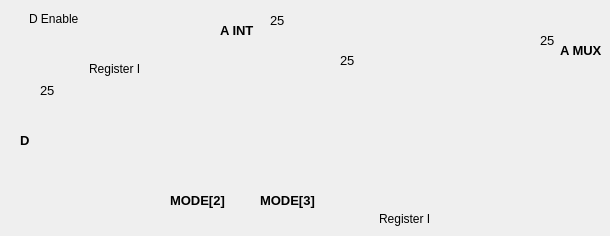
    <widget class="QWidget" name="tabRegD">
     <attribute name="title">
      <string>DSP48 Input D</string>
     </attribute>
     <widget class="QLabel" name="lab_f_d1">
      <property name="geometry">
       <rect>
        <x>40</x>
        <y>120</y>
        <width>132</width>
        <height>107</height>
       </rect>
      </property>
      <property name="sizePolicy">
       <sizepolicy hsizetype="Preferred" vsizetype="Preferred">
        <horstretch>0</horstretch>
        <verstretch>0</verstretch>
       </sizepolicy>
      </property>
      <property name="styleSheet">
       <string notr="true">background: rgba(255,255,255,0%)</string>
      </property>
      <property name="text">
       <string/>
      </property>
      <property name="textFormat">
       <enum>Qt::PlainText</enum>
      </property>
      <property name="pixmap">
       <pixmap resource="ui_res.qrc">:/image/f_d1.png</pixmap>
      </property>
      <property name="scaledContents">
       <bool>false</bool>
      </property>
     </widget>
     <widget class="QLabel" name="lab_m_d">
      <property name="geometry">
       <rect>
        <x>170</x>
        <y>90</y>
        <width>21</width>
        <height>81</height>
       </rect>
      </property>
      <property name="sizePolicy">
       <sizepolicy hsizetype="Preferred" vsizetype="Preferred">
        <horstretch>0</horstretch>
        <verstretch>0</verstretch>
       </sizepolicy>
      </property>
      <property name="styleSheet">
       <string notr="true">background: rgba(255,255,255,0%)</string>
      </property>
      <property name="text">
       <string/>
      </property>
      <property name="textFormat">
       <enum>Qt::PlainText</enum>
      </property>
      <property name="pixmap">
       <pixmap resource="ui_res.qrc">:/image/m_nop.png</pixmap>
      </property>
      <property name="scaledContents">
       <bool>false</bool>
      </property>
     </widget>
     <widget class="QLabel" name="lab_w_d1_mux">
      <property name="geometry">
       <rect>
        <x>40</x>
        <y>100</y>
        <width>132</width>
        <height>52</height>
       </rect>
      </property>
      <property name="sizePolicy">
       <sizepolicy hsizetype="Preferred" vsizetype="Preferred">
        <horstretch>0</horstretch>
        <verstretch>0</verstretch>
       </sizepolicy>
      </property>
      <property name="styleSheet">
       <string notr="true">background: rgba(255,255,255,0%)</string>
      </property>
      <property name="text">
       <string/>
      </property>
      <property name="textFormat">
       <enum>Qt::PlainText</enum>
      </property>
      <property name="pixmap">
       <pixmap resource="ui_res.qrc">:/image/w_d1.png</pixmap>
      </property>
      <property name="scaledContents">
       <bool>false</bool>
      </property>
     </widget>
     <widget class="QLabel" name="lab_t_d">
      <property name="geometry">
       <rect>
        <x>20</x>
        <y>130</y>
        <width>16</width>
        <height>21</height>
       </rect>
      </property>
      <property name="font">
       <font>
        <pointsize>10</pointsize>
        <weight>75</weight>
        <bold>true</bold>
       </font>
      </property>
      <property name="styleSheet">
       <string notr="true">background: rgba(255,255,255,0%)</string>
      </property>
      <property name="text">
       <string>D</string>
      </property>
     </widget>
     <widget class="QLabel" name="lab_f_ad">
      <property name="geometry">
       <rect>
        <x>330</x>
        <y>90</y>
        <width>132</width>
        <height>108</height>
       </rect>
      </property>
      <property name="sizePolicy">
       <sizepolicy hsizetype="Preferred" vsizetype="Preferred">
        <horstretch>0</horstretch>
        <verstretch>0</verstretch>
       </sizepolicy>
      </property>
      <property name="styleSheet">
       <string notr="true">background: rgba(255,255,255,0%)</string>
      </property>
      <property name="text">
       <string/>
      </property>
      <property name="textFormat">
       <enum>Qt::PlainText</enum>
      </property>
      <property name="pixmap">
       <pixmap resource="ui_res.qrc">:/image/f_ad.png</pixmap>
      </property>
      <property name="scaledContents">
       <bool>false</bool>
      </property>
     </widget>
     <widget class="QLabel" name="lab_w_preadd">
      <property name="geometry">
       <rect>
        <x>330</x>
        <y>70</y>
        <width>132</width>
        <height>52</height>
       </rect>
      </property>
      <property name="sizePolicy">
       <sizepolicy hsizetype="Preferred" vsizetype="Preferred">
        <horstretch>0</horstretch>
        <verstretch>0</verstretch>
       </sizepolicy>
      </property>
      <property name="styleSheet">
       <string notr="true">background: rgba(255,255,255,0%)</string>
      </property>
      <property name="text">
       <string/>
      </property>
      <property name="textFormat">
       <enum>Qt::PlainText</enum>
      </property>
      <property name="pixmap">
       <pixmap resource="ui_res.qrc">:/image/w_d1.png</pixmap>
      </property>
      <property name="scaledContents">
       <bool>false</bool>
      </property>
     </widget>
     <widget class="QLabel" name="lab_m_ad">
      <property name="geometry">
       <rect>
        <x>460</x>
        <y>60</y>
        <width>21</width>
        <height>81</height>
       </rect>
      </property>
      <property name="sizePolicy">
       <sizepolicy hsizetype="Preferred" vsizetype="Preferred">
        <horstretch>0</horstretch>
        <verstretch>0</verstretch>
       </sizepolicy>
      </property>
      <property name="styleSheet">
       <string notr="true">background: rgba(255,255,255,0%)</string>
      </property>
      <property name="text">
       <string/>
      </property>
      <property name="textFormat">
       <enum>Qt::PlainText</enum>
      </property>
      <property name="pixmap">
       <pixmap resource="ui_res.qrc">:/image/m_nop.png</pixmap>
      </property>
      <property name="scaledContents">
       <bool>false</bool>
      </property>
     </widget>
     <widget class="QLabel" name="lab_a_add">
      <property name="geometry">
       <rect>
        <x>260</x>
        <y>100</y>
        <width>71</width>
        <height>92</height>
       </rect>
      </property>
      <property name="sizePolicy">
       <sizepolicy hsizetype="Preferred" vsizetype="Preferred">
        <horstretch>0</horstretch>
        <verstretch>0</verstretch>
       </sizepolicy>
      </property>
      <property name="styleSheet">
       <string notr="true">background: rgba(255,255,255,0%)</string>
      </property>
      <property name="text">
       <string/>
      </property>
      <property name="textFormat">
       <enum>Qt::PlainText</enum>
      </property>
      <property name="pixmap">
       <pixmap resource="ui_res.qrc">:/image/pre_add.png</pixmap>
      </property>
      <property name="scaledContents">
       <bool>false</bool>
      </property>
     </widget>
     <widget class="QLabel" name="lab_g_and">
      <property name="geometry">
       <rect>
        <x>230</x>
        <y>130</y>
        <width>52</width>
        <height>41</height>
       </rect>
      </property>
      <property name="sizePolicy">
       <sizepolicy hsizetype="Preferred" vsizetype="Preferred">
        <horstretch>0</horstretch>
        <verstretch>0</verstretch>
       </sizepolicy>
      </property>
      <property name="styleSheet">
       <string notr="true">background: rgba(255,255,255,0%)</string>
      </property>
      <property name="text">
       <string/>
      </property>
      <property name="textFormat">
       <enum>Qt::PlainText</enum>
      </property>
      <property name="pixmap">
       <pixmap resource="ui_res.qrc">:/image/g_and.png</pixmap>
      </property>
      <property name="scaledContents">
       <bool>false</bool>
      </property>
     </widget>
     <widget class="QLabel" name="lab_m_mux_a">
      <property name="geometry">
       <rect>
        <x>510</x>
        <y>10</y>
        <width>21</width>
        <height>81</height>
       </rect>
      </property>
      <property name="sizePolicy">
       <sizepolicy hsizetype="Preferred" vsizetype="Preferred">
        <horstretch>0</horstretch>
        <verstretch>0</verstretch>
       </sizepolicy>
      </property>
      <property name="styleSheet">
       <string notr="true">background: rgba(255,255,255,0%)</string>
      </property>
      <property name="text">
       <string/>
      </property>
      <property name="textFormat">
       <enum>Qt::PlainText</enum>
      </property>
      <property name="pixmap">
       <pixmap resource="ui_res.qrc">:/image/m_nop.png</pixmap>
      </property>
      <property name="scaledContents">
       <bool>false</bool>
      </property>
     </widget>
     <widget class="QLabel" name="lab_w_mux_x">
      <property name="geometry">
       <rect>
        <x>530</x>
        <y>50</y>
        <width>22</width>
        <height>2</height>
       </rect>
      </property>
      <property name="sizePolicy">
       <sizepolicy hsizetype="Preferred" vsizetype="Preferred">
        <horstretch>0</horstretch>
        <verstretch>0</verstretch>
       </sizepolicy>
      </property>
      <property name="styleSheet">
       <string notr="true">background: rgba(255,255,255,0%)</string>
      </property>
      <property name="text">
       <string/>
      </property>
      <property name="textFormat">
       <enum>Qt::PlainText</enum>
      </property>
      <property name="pixmap">
       <pixmap resource="ui_res.qrc">:/image/short_w.png</pixmap>
      </property>
      <property name="scaledContents">
       <bool>false</bool>
      </property>
     </widget>
     <widget class="QLabel" name="lab_w_and_m2">
      <property name="geometry">
       <rect>
        <x>190</x>
        <y>130</y>
        <width>42</width>
        <height>12</height>
       </rect>
      </property>
      <property name="sizePolicy">
       <sizepolicy hsizetype="Preferred" vsizetype="Preferred">
        <horstretch>0</horstretch>
        <verstretch>0</verstretch>
       </sizepolicy>
      </property>
      <property name="styleSheet">
       <string notr="true">background: rgba(255,255,255,0%)</string>
      </property>
      <property name="text">
       <string/>
      </property>
      <property name="textFormat">
       <enum>Qt::PlainText</enum>
      </property>
      <property name="pixmap">
       <pixmap resource="ui_res.qrc">:/image/z_short_w.png</pixmap>
      </property>
      <property name="scaledContents">
       <bool>false</bool>
      </property>
     </widget>
     <widget class="QLabel" name="lab_w_fad_mux">
      <property name="geometry">
       <rect>
        <x>480</x>
        <y>70</y>
        <width>32</width>
        <height>32</height>
       </rect>
      </property>
      <property name="sizePolicy">
       <sizepolicy hsizetype="Preferred" vsizetype="Preferred">
        <horstretch>0</horstretch>
        <verstretch>0</verstretch>
       </sizepolicy>
      </property>
      <property name="styleSheet">
       <string notr="true">background: rgba(255,255,255,0%)</string>
      </property>
      <property name="text">
       <string/>
      </property>
      <property name="textFormat">
       <enum>Qt::PlainText</enum>
      </property>
      <property name="pixmap">
       <pixmap resource="ui_res.qrc">:/image/z_long_w.png</pixmap>
      </property>
      <property name="scaledContents">
       <bool>false</bool>
      </property>
     </widget>
     <widget class="QLabel" name="lab_w_aint_add">
      <property name="geometry">
       <rect>
        <x>260</x>
        <y>30</y>
        <width>38</width>
        <height>78</height>
       </rect>
      </property>
      <property name="sizePolicy">
       <sizepolicy hsizetype="Preferred" vsizetype="Preferred">
        <horstretch>0</horstretch>
        <verstretch>0</verstretch>
       </sizepolicy>
      </property>
      <property name="styleSheet">
       <string notr="true">background: rgba(255,255,255,0%)</string>
      </property>
      <property name="text">
       <string/>
      </property>
      <property name="textFormat">
       <enum>Qt::PlainText</enum>
      </property>
      <property name="pixmap">
       <pixmap resource="ui_res.qrc">:/image/dsp_w.png</pixmap>
      </property>
      <property name="scaledContents">
       <bool>false</bool>
      </property>
     </widget>
     <widget class="QLabel" name="lab_w_aint_mux_a">
      <property name="geometry">
       <rect>
        <x>260</x>
        <y>30</y>
        <width>252</width>
        <height>2</height>
       </rect>
      </property>
      <property name="sizePolicy">
       <sizepolicy hsizetype="Preferred" vsizetype="Preferred">
        <horstretch>0</horstretch>
        <verstretch>0</verstretch>
       </sizepolicy>
      </property>
      <property name="styleSheet">
       <string notr="true">background: rgba(255,255,255,0%)</string>
      </property>
      <property name="text">
       <string/>
      </property>
      <property name="textFormat">
       <enum>Qt::PlainText</enum>
      </property>
      <property name="pixmap">
       <pixmap resource="ui_res.qrc">:/image/long_w.png</pixmap>
      </property>
      <property name="scaledContents">
       <bool>false</bool>
      </property>
     </widget>
     <widget class="QLabel" name="lab_w_m2">
      <property name="geometry">
       <rect>
        <x>200</x>
        <y>160</y>
        <width>32</width>
        <height>32</height>
       </rect>
      </property>
      <property name="sizePolicy">
       <sizepolicy hsizetype="Preferred" vsizetype="Preferred">
        <horstretch>0</horstretch>
        <verstretch>0</verstretch>
       </sizepolicy>
      </property>
      <property name="styleSheet">
       <string notr="true">background: rgba(255,255,255,0%)</string>
      </property>
      <property name="text">
       <string/>
      </property>
      <property name="textFormat">
       <enum>Qt::PlainText</enum>
      </property>
      <property name="pixmap">
       <pixmap resource="ui_res.qrc">:/image/z_long_w.png</pixmap>
      </property>
      <property name="scaledContents">
       <bool>false</bool>
      </property>
     </widget>
     <widget class="QLabel" name="lab_t_mux_a">
      <property name="geometry">
       <rect>
        <x>560</x>
        <y>40</y>
        <width>41</width>
        <height>21</height>
       </rect>
      </property>
      <property name="font">
       <font>
        <pointsize>10</pointsize>
        <weight>75</weight>
        <bold>true</bold>
       </font>
      </property>
      <property name="styleSheet">
       <string notr="true">background: rgba(255,255,255,0%)</string>
      </property>
      <property name="text">
       <string>A MUX</string>
      </property>
     </widget>
     <widget class="QLabel" name="lab_t_m3">
      <property name="geometry">
       <rect>
        <x>260</x>
        <y>190</y>
        <width>61</width>
        <height>21</height>
       </rect>
      </property>
      <property name="font">
       <font>
        <pointsize>10</pointsize>
        <weight>75</weight>
        <bold>true</bold>
       </font>
      </property>
      <property name="styleSheet">
       <string notr="true">background: rgba(255,255,255,0%)</string>
      </property>
      <property name="text">
       <string>MODE[3]</string>
      </property>
     </widget>
     <widget class="QLabel" name="lab_t_m2">
      <property name="geometry">
       <rect>
        <x>170</x>
        <y>190</y>
        <width>61</width>
        <height>21</height>
       </rect>
      </property>
      <property name="font">
       <font>
        <pointsize>10</pointsize>
        <weight>75</weight>
        <bold>true</bold>
       </font>
      </property>
      <property name="styleSheet">
       <string notr="true">background: rgba(255,255,255,0%)</string>
      </property>
      <property name="text">
       <string>MODE[2]</string>
      </property>
     </widget>
     <widget class="QLabel" name="lab_t_aint">
      <property name="geometry">
       <rect>
        <x>220</x>
        <y>20</y>
        <width>41</width>
        <height>21</height>
       </rect>
      </property>
      <property name="font">
       <font>
        <pointsize>10</pointsize>
        <weight>75</weight>
        <bold>true</bold>
       </font>
      </property>
      <property name="styleSheet">
       <string notr="true">background: rgba(255,255,255,0%)</string>
      </property>
      <property name="text">
       <string>A INT</string>
      </property>
     </widget>
     <widget class="QCheckBox" name="cb_reg0_d">
      <property name="geometry">
       <rect>
        <x>70</x>
        <y>60</y>
        <width>70</width>
        <height>17</height>
       </rect>
      </property>
      <property name="styleSheet">
       <string notr="true">background: rgba(255,255,255,0%)</string>
      </property>
      <property name="text">
       <string>Register I</string>
      </property>
     </widget>
     <widget class="QCheckBox" name="cb_reg1_d">
      <property name="geometry">
       <rect>
        <x>360</x>
        <y>210</y>
        <width>70</width>
        <height>17</height>
       </rect>
      </property>
      <property name="styleSheet">
       <string notr="true">background: rgba(255,255,255,0%)</string>
      </property>
      <property name="text">
       <string>Register I</string>
      </property>
     </widget>
     <widget class="QLabel" name="lab_w_and_add">
      <property name="geometry">
       <rect>
        <x>260</x>
        <y>150</y>
        <width>22</width>
        <height>2</height>
       </rect>
      </property>
      <property name="sizePolicy">
       <sizepolicy hsizetype="Preferred" vsizetype="Preferred">
        <horstretch>0</horstretch>
        <verstretch>0</verstretch>
       </sizepolicy>
      </property>
      <property name="styleSheet">
       <string notr="true">background: rgba(255,255,255,0%)</string>
      </property>
      <property name="text">
       <string/>
      </property>
      <property name="textFormat">
       <enum>Qt::PlainText</enum>
      </property>
      <property name="pixmap">
       <pixmap resource="ui_res.qrc">:/image/short_w.png</pixmap>
      </property>
      <property name="scaledContents">
       <bool>false</bool>
      </property>
     </widget>
     <widget class="QCheckBox" name="cb_io_d_en">
      <property name="geometry">
       <rect>
        <x>10</x>
        <y>10</y>
        <width>70</width>
        <height>17</height>
       </rect>
      </property>
      <property name="styleSheet">
       <string notr="true">background: rgba(255,255,255,0%)</string>
      </property>
      <property name="text">
       <string>D Enable</string>
      </property>
     </widget>
     <widget class="QLabel" name="lab_d_bw_2">
      <property name="geometry">
       <rect>
        <x>340</x>
        <y>50</y>
        <width>31</width>
        <height>21</height>
       </rect>
      </property>
      <property name="font">
       <font>
        <pointsize>10</pointsize>
        <weight>50</weight>
        <bold>false</bold>
       </font>
      </property>
      <property name="styleSheet">
       <string notr="true">background: rgba(255,255,255,0%)</string>
      </property>
      <property name="text">
       <string>25</string>
      </property>
     </widget>
     <widget class="QLabel" name="lab_d_bw_3">
      <property name="geometry">
       <rect>
        <x>540</x>
        <y>30</y>
        <width>31</width>
        <height>21</height>
       </rect>
      </property>
      <property name="font">
       <font>
        <pointsize>10</pointsize>
        <weight>50</weight>
        <bold>false</bold>
       </font>
      </property>
      <property name="styleSheet">
       <string notr="true">background: rgba(255,255,255,0%)</string>
      </property>
      <property name="text">
       <string>25</string>
      </property>
     </widget>
     <widget class="QLabel" name="lab_d_bw_0">
      <property name="geometry">
       <rect>
        <x>40</x>
        <y>80</y>
        <width>31</width>
        <height>21</height>
       </rect>
      </property>
      <property name="font">
       <font>
        <pointsize>10</pointsize>
        <weight>50</weight>
        <bold>false</bold>
       </font>
      </property>
      <property name="styleSheet">
       <string notr="true">background: rgba(255,255,255,0%)</string>
      </property>
      <property name="text">
       <string>25</string>
      </property>
     </widget>
     <widget class="QLabel" name="lab_d_bw_1">
      <property name="geometry">
       <rect>
        <x>270</x>
        <y>10</y>
        <width>31</width>
        <height>21</height>
       </rect>
      </property>
      <property name="font">
       <font>
        <pointsize>10</pointsize>
        <weight>50</weight>
        <bold>false</bold>
       </font>
      </property>
      <property name="styleSheet">
       <string notr="true">background: rgba(255,255,255,0%)</string>
      </property>
      <property name="text">
       <string>25</string>
      </property>
     </widget>
    </widget>
